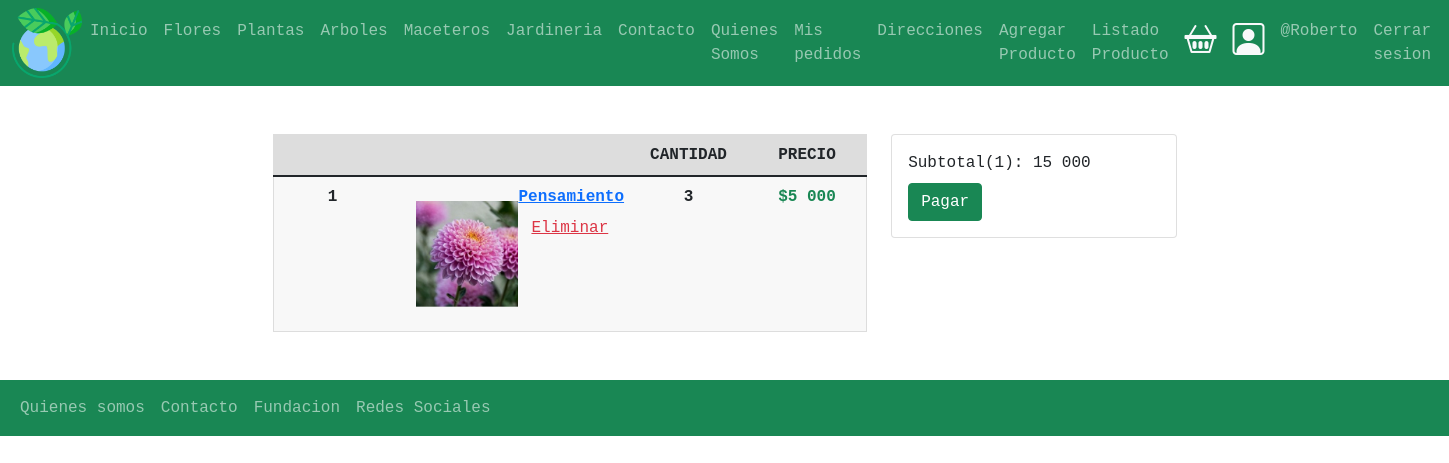
The app's page /carrito/ (signed in) with its own data.
### carrito/models.py (models this page shows, shortened)
class CarritoProductos(models.Model):
    carrito = models.ForeignKey(Carrito, on_delete=models.CASCADE)
    producto = models.ForeignKey(Producto, on_delete=models.CASCADE)
    cantidad = models.IntegerField(default=1)
    creacion = models.DateField(auto_now_add=True)
    objects = CarritoProductosManager()

class Carrito(models.Model):
    carrito_id = models.CharField(max_length=100, null=False, blank=False, unique=True)
    usuario = models.ForeignKey(User, null=True, blank=True, on_delete=models.CASCADE) #relacion uno a muchos
    productos = models.ManyToManyField(Producto, through='CarritoProductos')
    subtotal = models.IntegerField(default = 0)
    total = models.IntegerField(default= 0)
    fecha_carrito = models.DateTimeField(auto_now_add=True)
    def productos_relacion(self):
        return self.carritoproductos_set.select_related('producto')

### productos/models.py (models this page shows, shortened)
class Producto(models.Model):
    usuario = models.ForeignKey(User, null=False, blank=False, on_delete=models.PROTECT)
    nombre =  models.CharField(max_length=50)
    imagen = models.ImageField(upload_to="productos",null=False, blank=False)
    descripcion = models.TextField()
    precio = models.IntegerField(default=0)
    slug = models.SlugField(null=False, blank=False , unique=True)
    creacion = models.DateTimeField(auto_now_add=True)
    categoria =  models.ForeignKey(Categoria, on_delete=models.PROTECT)

### carrito/views.py (the view)
# urls.py: path('',views.carrito,name='carrito'),
def carrito(request):
    usuario = request.user if request.user.is_authenticated else None
    carrito_id = request.session.get('carrito_id')
    carrito = Carrito.objects.filter(id = carrito_id).first()
    if carrito is None:
        carrito = Carrito.objects.create(usuario = usuario)
    if usuario and carrito.usuario is None:
        carrito.usuario = usuario
        carrito.save()
    request.session['carrito_id'] = carrito.id
    return render(request, 'carrito/carrito.html',{ 'carrito' : carrito})

### carrito/templates/carrito/carrito.html
{% extends 'base.html' %}
{% load static %}
{% load humanize %}
{% block contenido %}
<div class="container p-5">
    {% if carrito.productos.exists %}
    <div class="row">
        <div class="col-8">
            <table class="table">
                <thead>
                    <tr>
                        <th scope="col"></th>
                        <th scope="col"></th>
                        <th scope="col"></th>
                        <th scope="col">Cantidad</th>
                        <th scope="col">Precio</th>
                    </tr>
                </thead>
                <tbody>
                    {% for cp in carrito.productos_relacion %}
                        {% with productos=cp.producto %}
                            <tr>
                                <th>
                                    {{ forloop.counter }}
                                </th>
                                <th>
                                    {% if productos.imagen %}
                                    <img src="{{ productos.imagen.url }} " alt="imagen" class="img-fluid m-3" width="150"
                                        height="150">
                                    {% endif %}
                                </th>
                                <th>
                                    <a href="{% url 'productos:producto' productos.slug %}"> {{productos.nombre}}</a>
                                    {% include 'carrito/snippets/eliminar.html' %}
                                </th>
                                <th>
                                   {{ cp.cantidad }}
                                </th>
                                <th>
                                    <span class="font-weigth-bold text-success"> ${{ productos.precio | intcomma }} </span>
                                </th>
                            </tr>
                        {% endwith %}
                    {% endfor %}
                </tbody>
            </table>
        </div>
        <div class="col">
            <div class="card">
                <div class="card-body">
                    <div class="font-weigth-bold">
                        Subtotal({{ carrito.productos.count }}):<span class="text-succes"> {{ carrito.subtotal | intcomma}}</span>
                    </div>
                    <div class="mt-2">
                        <a href="{% url 'ordenes:orden' %}" class="btn btn-success">Pagar</a>
                    </div>
                </div>
            </div>
        </div>
    </div>
    {% else %}
    <div class="h3 m-3">
        <p>Tu carrito de compras esta vacio</p>
        <a href="{% url 'home' %}" class="mb-3">Seguir Comprando</a>
    </div>
    {% endif %}
</div>
{% endblock contenido %}

### templates/base.html (shortened to what this page needs)
{% load static %}
<!DOCTYPE html>
<html lang="es">
<head>
    <link href="https://cdn.jsdelivr.net/npm/bootstrap@5.1.3/dist/css/bootstrap.min.css" rel="stylesheet">
    <link rel="stylesheet" href="https://cdn.jsdelivr.net/npm/bootstrap-icons@1.8.2/font/bootstrap-icons.css">
    <link rel="stylesheet" href=" {% static 'css/miestilo.css'%} ">
</head>
<body>
    <header>
        <nav class="navbar navbar-expand-xl navbar-dark bg-success">
            <div class="container-fluid">
                <a href="{% url 'home'%}">
                    <img src="{% static 'img/el-planeta-tierra.png' %}" alt="Logo" style="width: 70px;">
                </a>
                <div class="collapse navbar-collapse" id="mynavbar">
                    <ul class="navbar-nav me-auto">
                        <li class="nav-item">
                            <a class="nav-link" href="{% url 'home' %}">Inicio</a>
                        </li>
                        <li class="nav-item">
                            <a class="nav-link" href="{% url 'flores' %}">Flores</a>
                        </li>
                        <li class="nav-item">
                            <a class="nav-link" href="{% url 'plantas' %}">Plantas</a>
                        </li>
                        <li class="nav-item">
                            <a class="nav-link" href="{% url 'arboles' %}">Arboles</a>
                        </li>
                        <li class="nav-item">
                            <a class="nav-link" href="{% url 'maceteros' %}">Maceteros</a>
                        </li>
                        <li class="nav-item">
                            <a class="nav-link" href="{% url 'jardineria' %}">Jardineria</a>
                        </li>
                        <li class="nav-item">
                            <a class="nav-link" href="{% url 'contacto'%}">Contacto</a>
                        </li>
                        <li class="nav-item">
                            <a class="nav-link" href="{% url 'quienesSomos'%}">Quienes Somos</a>
                        </li>
                        {% if user.is_authenticated %}
                        <li class="nav-item">
                            <a class="nav-link" href="{% url 'ordenes:completados'%}">Mis pedidos</a>
                        </li>
                        {% endif %}
                        {% if user.is_authenticated %}
                            <li class="nav-item">
                                <a class="nav-link" href="{% url 'direccion_envio:direccion_envio'%}">Direcciones</a>
                            </li>
                        {% endif %}
                        {% if user.is_authenticated %}
                            <li class="nav-item">
                                <a class="nav-link" href=" {% url 'productos:formProducto' %}">Agregar Producto</a>
                            </li>
                        {% endif %}
                        {% if user.is_authenticated %}
                        <li class="nav-item">
                            <a class="nav-link" href=" {% url 'productos:productoListado' %}">Listado Producto</a>
                        </li>
                    {% endif %}
                    </ul>
                    <div class="d-flex m-1">
                        <a href="{% url 'carrito:carrito'%}" class="text-light">
                            <i class="bi bi-basket2 p-1" style="font-size: 2rem;"></i>
                        </a>
                    </div>
                    <div class="d-flex m-2">
                        {% if user.is_authenticated %}
                            <a href="{% url 'perfil'%}" class="text-light">
                                <i class="bi bi-person-square" style="font-size: 2rem;"></i>
                            </a>
                        {% else%}
                            <a href="{% url 'login' %}" class="text-light">
                                <i class="bi bi-person-square" style="font-size: 2rem;"></i>
                            </a>
                        {% endif %}
                    </div>
                    <ul class="navbar-nav ">
                        {% if user.is_authenticated %}
                        <li class="nav-item">
                            <a class="nav-link" href="{% url 'perfil'%}">@{{ user.username }}</a>
                        </li>
                        <li class="nav-item">
                            <a class="nav-link" href="{% url 'logout' %}">Cerrar sesion</a>
                        </li>
                        {% else%}
                        <li class="nav-item d-flex">
                            <a class="nav-link" href="{% url 'login' %}">Iniciar Sesion</a>
                        </li>
                        {% endif %}
                    </ul>
                </div>
            </div>
        </nav>
    </header>
{% block contenido %}
{% endblock contenido %}
   <footer>
        <nav class="navbar navbar-expand-sm bg-success navbar-dark">
            <div class="container-fluid">
                <ul class="navbar-nav me-auto">
                    <li class="nav-item">
                        <a class="nav-link" href=" {% url 'quienesSomos'%}">Quienes somos</a>
                    </li>
                    <li class="nav-item">
                        <a class="nav-link" href=" {% url 'contacto'%} ">Contacto</a>
                    </li>
                    <li class="nav-item">
                        <a class="nav-link" href="javascript:void(0)">Fundacion</a>
                    </li>
                    <li class="nav-item">
                        <a class="nav-link" href="#">Redes Sociales</a>
                    </li>
                </ul>
            </div>
          </nav>
    </footer>
</body>
</html>

### carrito/templates/carrito/snippets/eliminar.html (shortened to what this page needs)
<form action="{% url 'carrito:eliminar' %}" method="POST" class="p-0">
    <button type="submit" class="btn btn-link text-danger">Eliminar</button>
</form>

### static/css/miestilo.css (style rules this page uses)
body { font-family: monospace; }
.container { width: 100%; max-width: 1000px; margin: auto; }
.table { width: 100%; border: 1px solid #ccc; border-collapse: collapse; margin: 0; padding: 0; table-layout: fixed; }
.table tr { background-color: #f8f8f8; border: 1px solid #ddd; }
.table th, .table td { font-size: 16px; padding: 8px; text-align: center; }
.table thead th { text-transform: uppercase; background-color: #ddd; }

### records on screen
CarritoProductos: producto.imagen (picture), producto.nombre "Pensamiento", cantidad "3", producto.precio "5 000"
Carrito: productos.count "1", subtotal "15 000"

### other values on screen
{{ user.username }} "Roberto"
